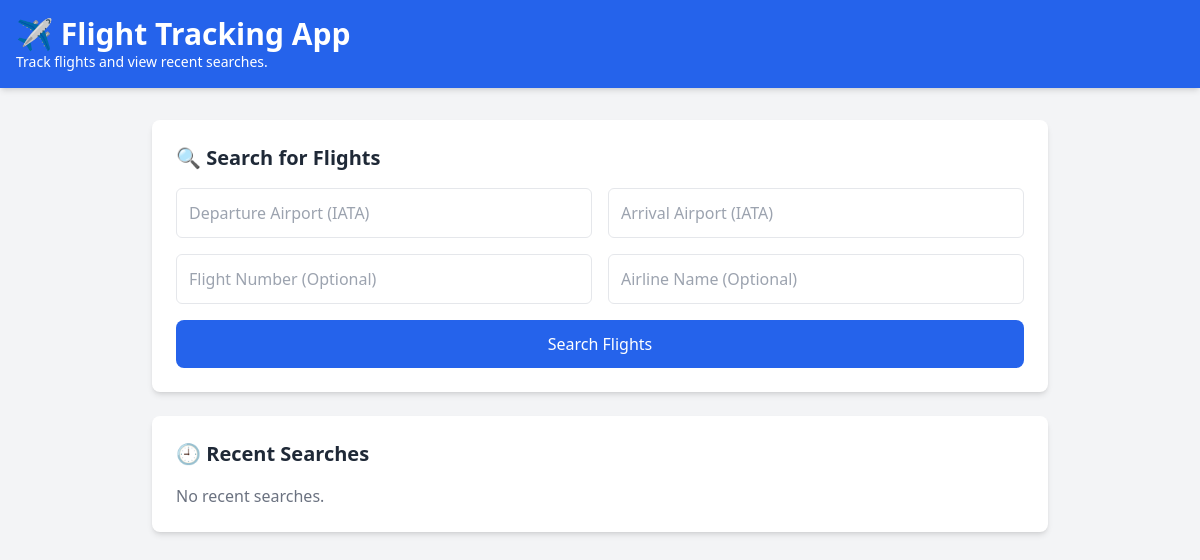
Before: / with the older database file.
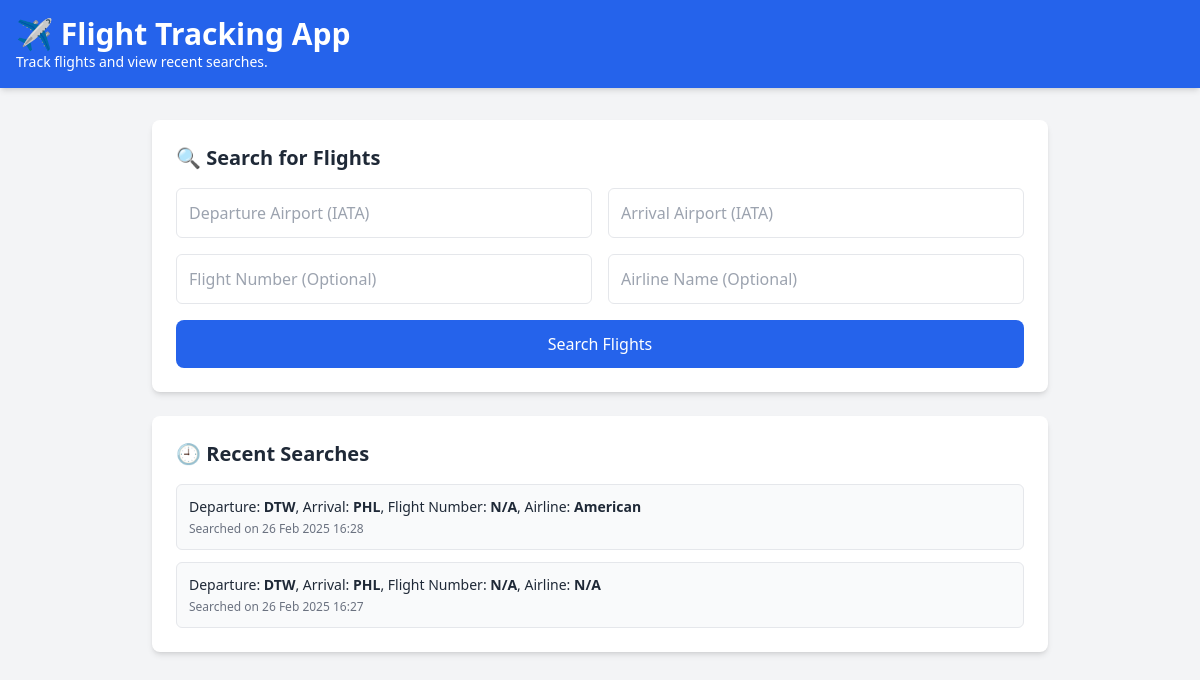
After: the same page with the newer database file.
### flightapp/models.py (models this page shows, shortened)
class Search(models.Model):
    departure = models.CharField(max_length=10, blank=True, null=True)
    arrival = models.CharField(max_length=10, blank=True, null=True)
    flight_number = models.CharField(max_length=20, blank=True, null=True)
    airline = models.CharField(max_length=50, blank=True, null=True)
    searched_at = models.DateTimeField(auto_now_add=True)

### flightapp/views.py (the view, shortened to what this page needs)
# urls.py: 2. Add a URL to urlpatterns:  path('', views.home, name='home')
def home(request):
    api_key = 'e0b73ce79fb45e31b85472ff8a7150b0'
    departure = request.GET.get('departure')
    arrival = request.GET.get('arrival')
    flight_number = request.GET.get('flight_number')
    airline = request.GET.get('airline')
    flights = []
    recent_searches = Search.objects.all().order_by('-searched_at')[:5]
    context = {
        'departure': departure,
        'arrival': arrival,
        'flight_number': flight_number,
        'airline': airline,
        'flights': flights,
        'recent_searches': recent_searches
    }
    return render(request, 'flightapp/home.html', context)

### flightapp/templates/flightapp/Home.html (shortened to what this page needs)
<!DOCTYPE html>
<html lang="en">
<head>
    <script src="https://cdn.tailwindcss.com"></script>
</head>
<body class="bg-gray-100 text-gray-800">
    <div class="bg-blue-600 text-white p-4 shadow-md">
        <h1 class="text-3xl font-bold">✈️ Flight Tracking App</h1>
        <p class="text-sm">Track flights and view recent searches.</p>
    </div>
    <div class="container mx-auto max-w-4xl mt-8">
        <div class="bg-white p-6 rounded-lg shadow-md mb-6">
            <h2 class="text-xl font-semibold mb-4">🔍 Search for Flights</h2>
            <form method="GET" action="{% url 'home' %}" class="grid grid-cols-1 md:grid-cols-2 gap-4">
                <input type="text" name="departure" placeholder="Departure Airport (IATA)" class="p-3 border rounded-md focus:outline-none focus:ring-2 focus:ring-blue-500">
                <input type="text" name="arrival" placeholder="Arrival Airport (IATA)" class="p-3 border rounded-md focus:outline-none focus:ring-2 focus:ring-blue-500">
                <input type="text" name="flight_number" placeholder="Flight Number (Optional)" class="p-3 border rounded-md focus:outline-none focus:ring-2 focus:ring-blue-500">
                <input type="text" name="airline" placeholder="Airline Name (Optional)" class="p-3 border rounded-md focus:outline-none focus:ring-2 focus:ring-blue-500">
                <div class="md:col-span-2">
                    <button type="submit" class="bg-blue-600 text-white p-3 rounded-lg w-full hover:bg-blue-700 transition">
                        Search Flights
                    </button>
                </div>
            </form>
        </div>
        <div class="bg-white p-6 rounded-lg shadow-md">
            <h2 class="text-xl font-semibold mb-4">🕘 Recent Searches</h2>
            <ul class="space-y-3">
                {% for search in recent_searches %}
                    <li class="p-3 bg-gray-50 border rounded-md text-sm">
                        <span class="text-gray-800">Departure: <strong>{{ search.departure }}</strong></span>,
                        <span class="text-gray-800">Arrival: <strong>{{ search.arrival }}</strong></span>,
                        Flight Number: <strong>{{ search.flight_number|default:'N/A' }}</strong>,
                        Airline: <strong>{{ search.airline|default:'N/A' }}</strong>
                        <span class="block text-gray-500 text-xs mt-1">Searched on {{ search.searched_at|date:"d M Y H:i" }}</span>
                    </li>
                {% empty %}
                    <li class="text-gray-500">No recent searches.</li>
                {% endfor %}
            </ul>
        </div>
    </div>
</body>
</html>

Changed rows visible on the page:
added Search: departure "DTW", arrival "PHL", flight_number "N/A", airline "American", searched_at "26 Feb 2025 16:28"
added Search: departure "DTW", arrival "PHL", flight_number "N/A", airline "N/A", searched_at "26 Feb 2025 16:27"
Other visible differences:
text no longer shown: "No recent searches."
